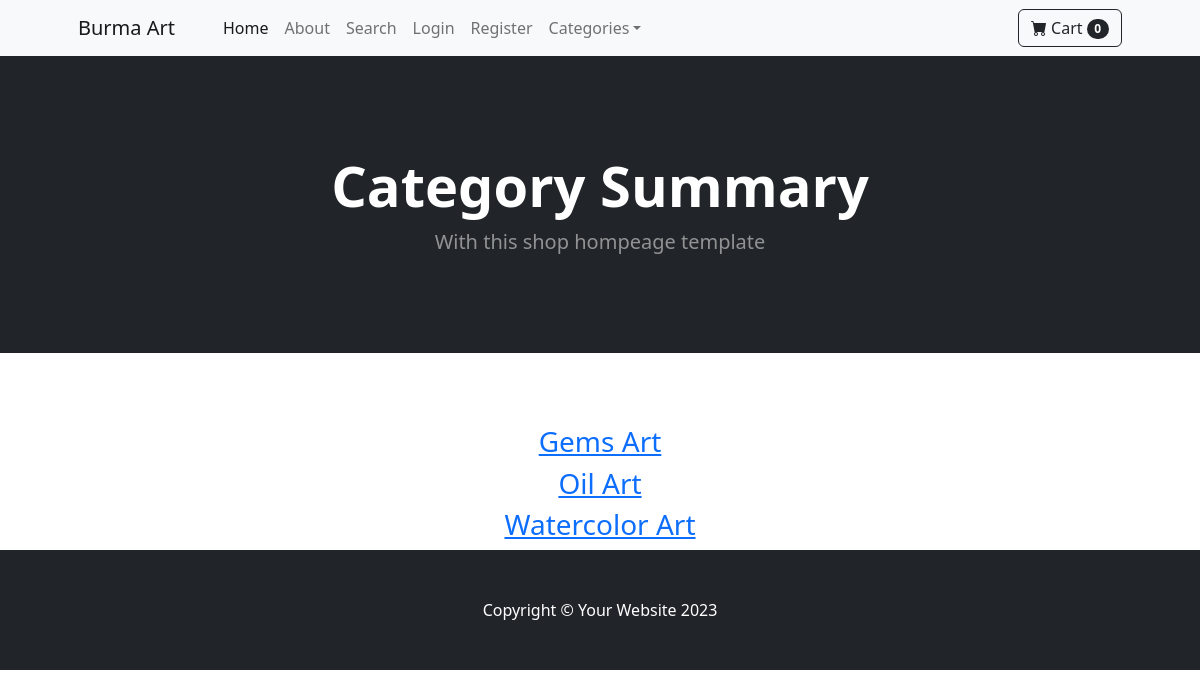
The app's page /category_summary/ with its own data.
### core/models.py (models this page shows)
class Category(models.Model):
	name = models.CharField(max_length=50)
	def __str__(self):
		return self.name
	class Meta:
		verbose_name_plural = 'categories'

### core/views.py (the view)
# urls.py: path('category_summary/', views.category_summary, name='category_summary'),
def category_summary(request):
	categories = Category.objects.all()
	return render(request, 'category_summary.html',{'categories':categories})

### cart/cart.py (called while the page is built)
	def __len__(self):
		return	len(self.cart)

### cart/context_processors.py (called while the page is built)
def cart(request):
	return {'cart': Cart(request)}

### core/templates/category_summary.html
{% extends 'base.html' %}
{% block content %}
        <header class="bg-dark py-5">
            <div class="container px-4 px-lg-5 my-5">
                <div class="text-center text-white">
                    <h1 class="display-4 fw-bolder">Category Summary</h1>
                    <p class="lead fw-normal text-white-50 mb-0">With this shop hompeage template</p>
                </div>
            </div>
        </header>
        <br><br><br>
        <div class="container">
            <div class="row">
                <center>
                    <div class="col-8">
                        {% for category in categories %}
                        <h3><a href="{% url 'category' category %}">{{ category }}</a></h3>
                        {% endfor %}
                    </div>
                </center>
            </div>
        </div>
{% endblock %}

### records on screen
Category: name "Gems Art"
Category: name "Oil Art"
Category: name "Watercolor Art"

### other values on screen
{{ cart|length }} "0"
